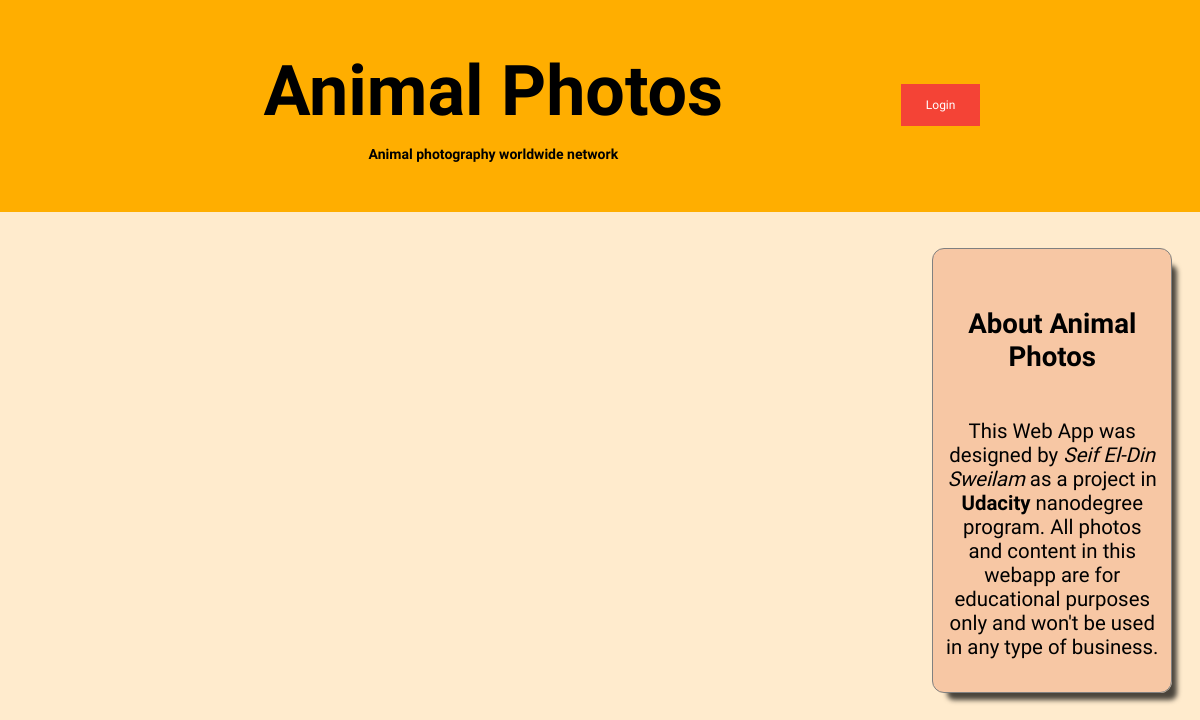
The app's page /species/, older data.
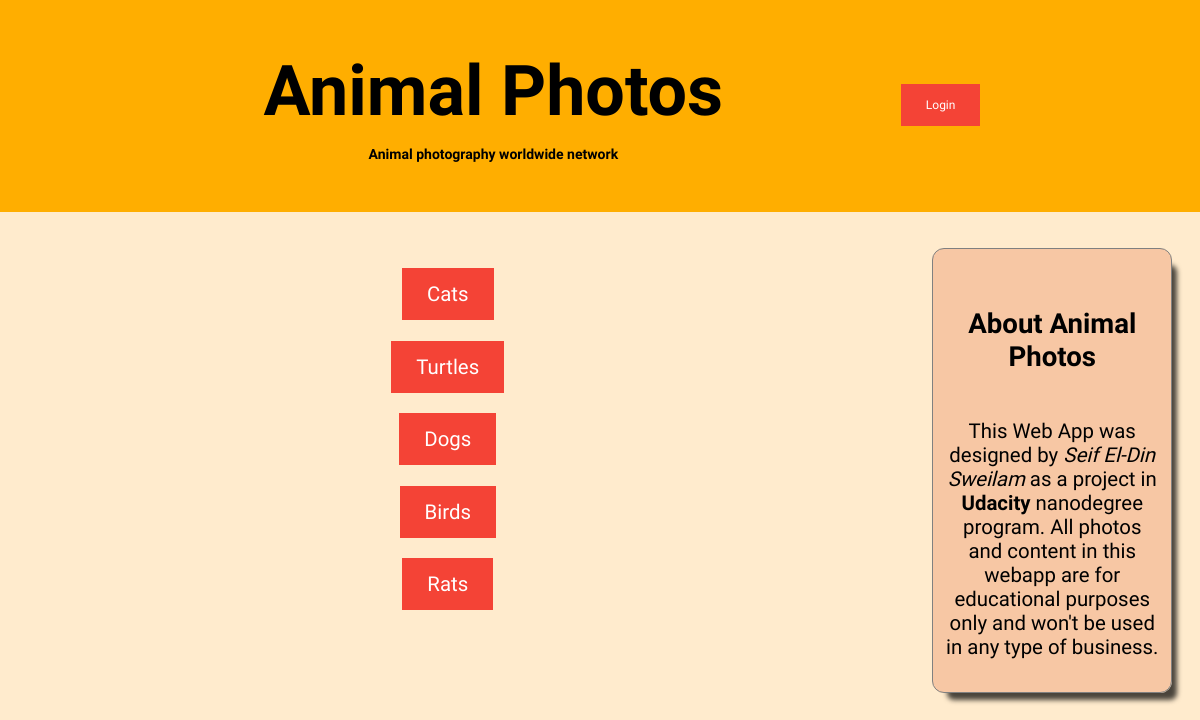
The same page, newer data.
### db_setup.py (models this page shows, shortened)
class Species(Base):
    __tablename__ = 'species'
    id = Column(Integer, primary_key=True)
    name = Column(String(250), nullable=False)

### views.py (the view)
@app.route('/')
@app.route('/home/')
@app.route('/species/')
def showSpecies():
    species = session.query(Species).all()
    if 'username' not in login_session:
        return render_template('publichome.html', species=species)
    return render_template('home.html', species=species)

### templates/publichome.html (shortened to what this page needs)
<html lang="en">
<head>
    <link rel=stylesheet type=text/css href="{{ url_for('static', filename='styles.css') }}">
</head>
<body>
    <div class="header">
        <div class="title">
            <h1>Animal Photos</h1>
            <h3>Animal photography worldwide network</h3>
        </div>
        <div class="login_area">
            <a href='{{url_for("showLogin")}}'>Login</a>
        </div>
    </div>
    <div class="page">
        <div class="list">
            {% for x in species %}
            <div class="item">
                <p><a href='{{url_for("showPhotos", species_id=x.id)}}'>{{x.name}}</a></p>
            </div>
            {% endfor %}
        </div>
        <div class="sidebar">
            <div id="about" class="box">
                <h5>About Animal Photos</h5>
                <p>
                    This Web App was designed by <em>Seif El-Din Sweilam</em> as a project in <strong>Udacity</strong>
                    nanodegree program. All photos and content in this webapp are for educational purposes only and
                    won't be used in any type of business.
                </p>
            </div>
        </div>
    </div>
</body>
</html>

### static/styles.css (style rules this page uses)
.header { width: auto; background: #ffae00; padding: 2em; }
.title,.form, .login_area, .list, .sidebar, .card, .creator_pic, .creator_name { display: inline-block; *display: inline; zoom: 1; vertical-align: top; font-size: 12px; }
.sidebar { width: 20%; }
.list { width: 70%; margin-right: 5em; }
.page { margin-top: 2em; }
.login_area { width: 10%; padding:2em; margin: 2em; }
.title { width: 60%; }
body { text-align: center; background-color: blanchedalmond; font-family: 'Acme', 'Ubuntu','Segoe UI', Tahoma, Geneva, Verdana, sans-serif, cursive; font-size: large; margin: 0; }
h1 { font-family: 'Gloria Hallelujah', cursive; font-size: 70px; margin: 0.2em; }
a:link, a:visited { background-color: #f44336; color: white; padding: 14px 25px; text-align: center; text-decoration: none; display: inline-block; }
.box { padding: 1em; border: 0.5px solid grey; border-radius: 1em; background: rgba(233, 133, 86, 0.349); box-shadow: 10px 12px 5px -5px rgba(0,0,0,0.71); }
p { font-size: 1.7em; }
h5 { font-size: 2.3em; }

Row changes from the older to the newer data that the page shows:
added Species: name "Cats"
added Species: name "Turtles"
added Species: name "Dogs"
added Species: name "Birds"
added Species: name "Rats"
